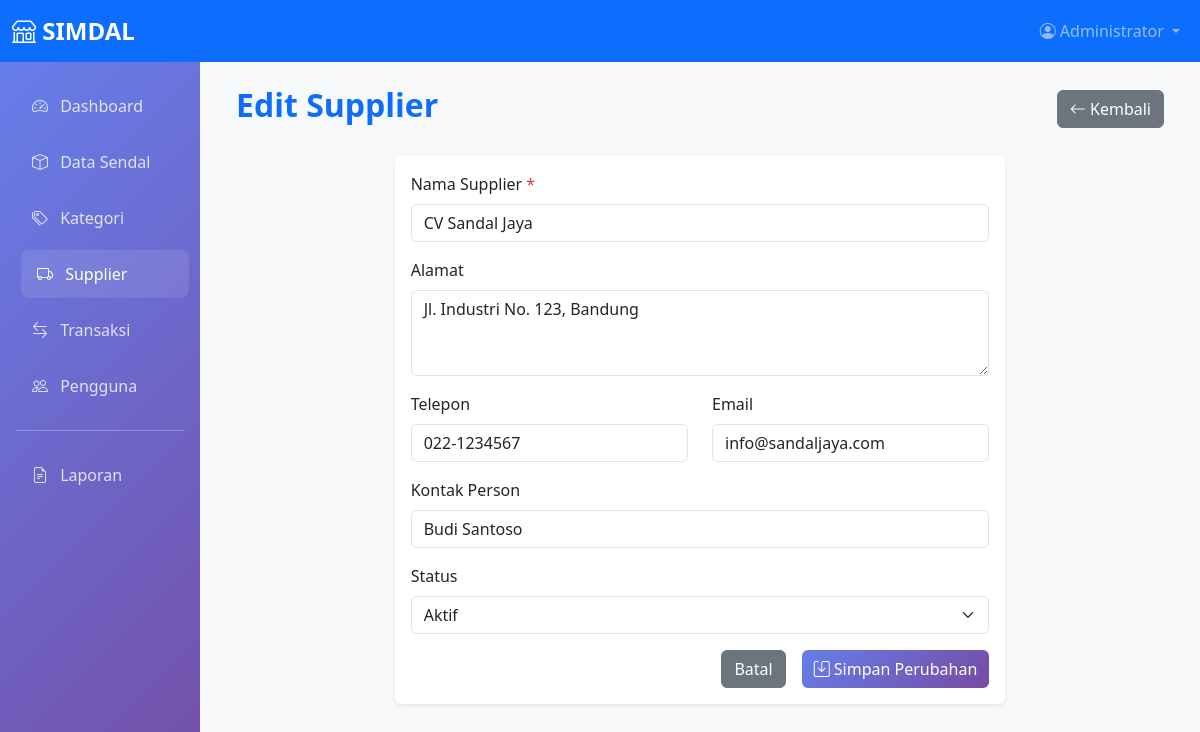
Screenshot of /pages/supplier/edit.php?id=1 (signed in) with the database file from the repository.
### tables this page shows
CREATE TABLE supplier (
    id_supplier INT PRIMARY KEY AUTO_INCREMENT,
    nama_supplier VARCHAR(100) NOT NULL,
    alamat TEXT,
    telepon VARCHAR(20),
    email VARCHAR(100),
    kontak_person VARCHAR(100),
    status ENUM('aktif', 'nonaktif') DEFAULT 'aktif',
    created_at TIMESTAMP DEFAULT CURRENT_TIMESTAMP,
    updated_at TIMESTAMP DEFAULT CURRENT_TIMESTAMP ON UPDATE CURRENT_TIMESTAMP
);

### pages/supplier/edit.php (the view, shortened to what this page needs)
<?php
require_once '../../config/koneksi.php';
$id_supplier = isset($_GET['id']) ? intval($_GET['id']) : 0;
$stmt = $pdo->prepare("SELECT * FROM supplier WHERE id_supplier = ?");
$stmt->execute([$id_supplier]);
$supplier = $stmt->fetch();
include '../../includes/header.php';
include '../../includes/navbar.php';
?>
<div class="container-fluid">
    <div class="row">
        <?php include '../../includes/sidebar.php'; ?>
        <div class="col-md-9 col-lg-10">
            <div class="content-wrapper p-4">
                <div class="d-flex justify-content-between align-items-center mb-4">
                    <h2 class="fw-bold text-primary">Edit Supplier</h2>
                    <a href="index.php" class="btn btn-secondary">
                        <i class="bi bi-arrow-left"></i> Kembali
                    </a>
                </div>
                <div class="row justify-content-center">
                    <div class="col-md-8">
                        <div class="card">
                            <div class="card-body">
                                <form action="../../actions/supplier/update.php" method="POST">
                                    <div class="mb-3">
                                        <label for="nama_supplier" class="form-label">Nama Supplier <span class="text-danger">*</span></label>
                                        <input type="text" class="form-control" id="nama_supplier" name="nama_supplier" value="<?php echo $supplier['nama_supplier']; ?>" required>
                                    </div>
                                    <div class="mb-3">
                                        <label for="alamat" class="form-label">Alamat</label>
                                        <textarea class="form-control" id="alamat" name="alamat" rows="3"><?php echo $supplier['alamat']; ?></textarea>
                                    </div>
                                    <div class="row">
                                        <div class="col-md-6">
                                            <div class="mb-3">
                                                <label for="telepon" class="form-label">Telepon</label>
                                                <input type="text" class="form-control" id="telepon" name="telepon" value="<?php echo $supplier['telepon']; ?>">
                                            </div>
                                        </div>
                                        <div class="col-md-6">
                                            <div class="mb-3">
                                                <label for="email" class="form-label">Email</label>
                                                <input type="email" class="form-control" id="email" name="email" value="<?php echo $supplier['email']; ?>">
                                            </div>
                                        </div>
                                    </div>
                                    <div class="mb-3">
                                        <label for="kontak_person" class="form-label">Kontak Person</label>
                                        <input type="text" class="form-control" id="kontak_person" name="kontak_person" value="<?php echo $supplier['kontak_person']; ?>">
                                    </div>
                                    <div class="mb-3">
                                        <label for="status" class="form-label">Status</label>
                                        <select class="form-select" id="status" name="status">
                                            <option value="aktif" <?php echo $supplier['status'] == 'aktif' ? 'selected' : ''; ?>>Aktif</option>
                                        </select>
                                    </div>
                                    <div class="d-grid gap-2 d-md-flex justify-content-md-end">
                                        <a href="index.php" class="btn btn-secondary me-md-2">Batal</a>
                                        <button type="submit" class="btn btn-primary">
                                            <i class="bi bi-save"></i> Simpan Perubahan
                                        </button>
                                    </div>
                                </form>
                            </div>
                        </div>
                    </div>
                </div>
            </div>
        </div>
    </div>
</div>
<?php include '../../includes/footer.php'; ?>

### includes/header.php (style rules this page uses)
.card { border: none; box-shadow: 0 0.125rem 0.25rem rgba(0, 0, 0, 0.075); transition: all 0.3s ease; }
.btn-primary { background: linear-gradient(135deg, #667eea 0%, #764ba2 100%); border: none; }
.content-wrapper { min-height: calc(100vh - 56px); }

### rows the page displays
supplier: nama_supplier "CV Sandal Jaya", alamat "Jl. Industri No. 123, Bandung", telepon "022-1234567", email "info@sandaljaya.com", kontak_person "Budi Santoso", status "Aktif"

### other values shown
$_SESSION['nama_lengkap'] "Administrator"
